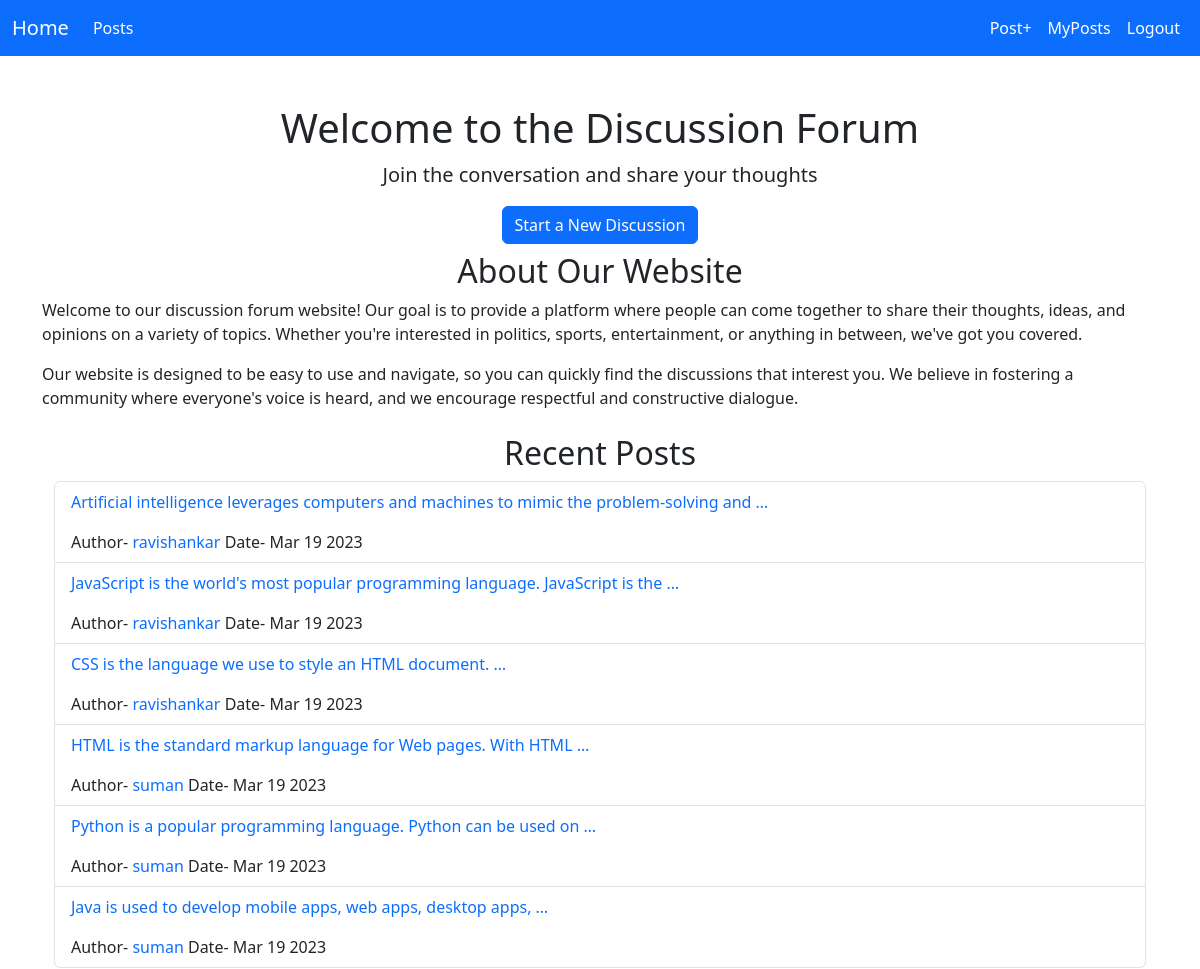
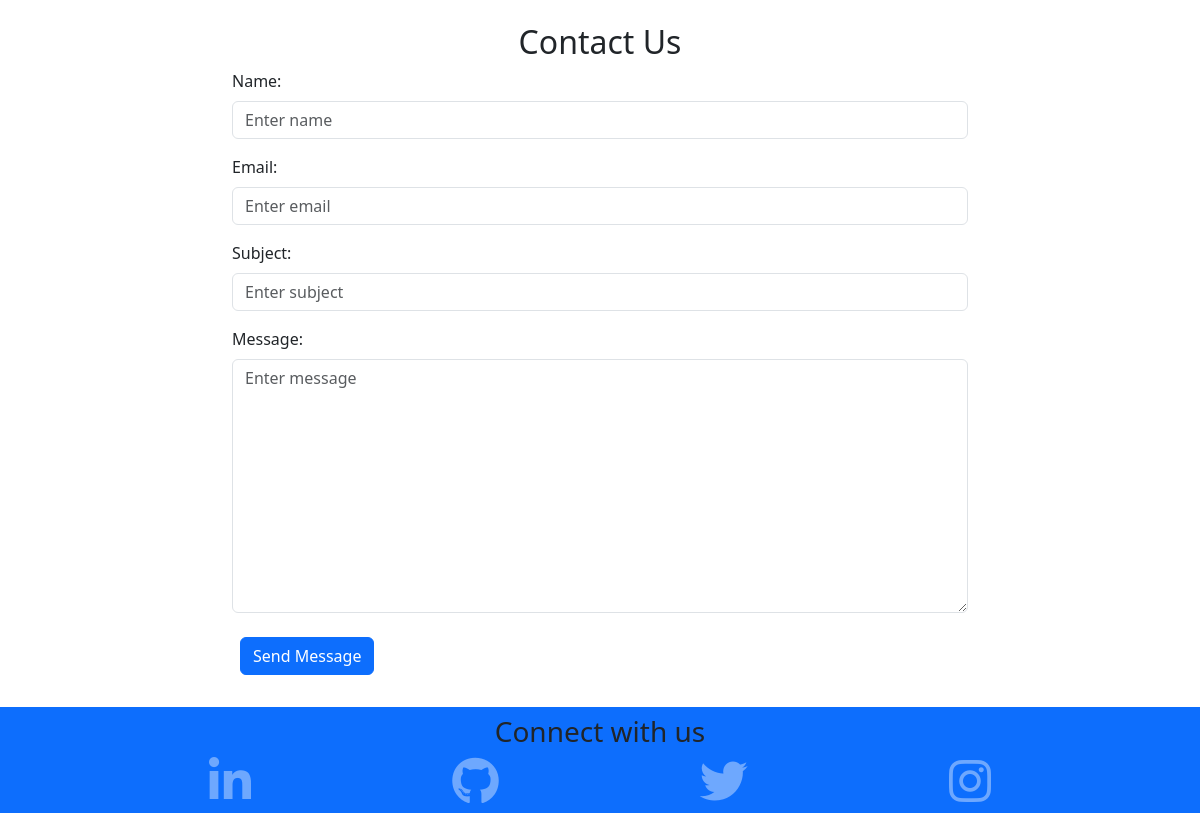
The app's page / (signed in) with its own data (2 pictures, top to bottom).
### discussion/models.py (models this page shows, shortened)
class Post(models.Model):
    title = models.CharField(max_length=255)
    url = models.URLField(default=None)
    description = models.TextField()
    image = models.ImageField(upload_to='images/', default=None)
    pub_date = models.DateTimeField(default=timezone.now)
    author = models.ForeignKey(User, on_delete=models.CASCADE)
    votes = models.IntegerField(default=1)
    def pub_date_pretty(self):
        return self.pub_date.strftime('%b %e %Y')

### forum/views.py (the view, shortened to what this page needs)
# urls.py: path('', views.home, name="home"),
def home(request):
    form = ContactForm()
    try:
        posts = Post.objects.order_by('-pub_date')[:6]
    except:
        pass
    return render(request, 'home.html', {'form': form, 'posts': posts})

### discussion/forms.py
class ContactForm(forms.ModelForm):
    class Meta:
        model = Contact
        fields = ['name', 'email', 'subject', 'message']
        widgets = {
            'name': forms.TextInput(attrs={'class': 'form-control my-2', 'placeholder': 'Enter name'},),
            'email': forms.EmailInput(attrs={'class': 'form-control my-2', 'placeholder': 'Enter email'},),
            'subject': forms.TextInput(attrs={'class': 'form-control my-2', 'placeholder': 'Enter subject'},),
            'message': forms.Textarea(attrs={'class': 'form-control my-2', 'placeholder': 'Enter message', },),
        }

### templates/home.html (shortened to what this page needs)
{% extends 'base.html' %}
{% block content %}
<div class="container">
  <div class="row mt-5">
    <div class="col-12 text-center">
      <h1>Welcome to the Discussion Forum</h1>
      <p class="lead">Join the conversation and share your thoughts</p>
      <a href="discussion" class="btn btn-primary">Start a New Discussion</a>
    </div>
    <div class="col-12 my-2">
      <h2 class="text-center">About Our Website</h2>
      <p class="text-wrap">Welcome to our discussion forum website! Our goal is to provide a platform where people can come together to share their thoughts, ideas, and opinions on a variety of topics. Whether you're interested in politics, sports, entertainment, or anything in between, we've got you covered.</p>
      <p class="text-wrap">Our website is designed to be easy to use and navigate, so you can quickly find the discussions that interest you. We believe in fostering a community where everyone's voice is heard, and we encourage respectful and constructive dialogue.</p>
    </div>
  </div>
  {% if posts %}
  <div class="container">
    <div class="col-12">
      <h2 class="text-center">Recent Posts</h2>
      <ul class="list-group">
        {% for post in posts %}
        <li class="list-group-item">
          <p class="text-wrap">
            <a class="text-decoration-none" href="{{post.url}}" target="_blank">{{post.title|truncatewords:11}}</a>
          </p>
          <span>
            Author- <a class="text-decoration-none" href="{% url 'discussion:userposts' post.author.id %}">{{ post.author.username }}</a>
          </span>
          <span>
            Date- {{ post.pub_date_pretty }}
          </span>
        </li>
        {% endfor %}
      </ul>
    </div>
  </div>
</div>
  {% endif %}
<section id="contact">
    <div class="container d-flex flex-wrap justify-content-center flex-column my-4">
      <div class="row center">
        <div class="col-lg-12 text-center">
          <h2>Contact Us</h2>
        </div>
      </div>
      <div class="row">
        <div class="col-lg-8 mx-auto">
          <form id="contact-form" method="POST" role="form">
            {{form.as_p}}
            <button type="submit" class="btn btn-primary btn-block m-2">Send Message</button>
          </form>
        </div>
      </div>
    </div>
</section>
{% endblock content %}

### records on screen
Post: title "Artificial intelligence leverages computers and machines to mimic the problem-solving and …", author.username "ravishankar", pub_date_pretty "Mar 19 2023"
Post: title "JavaScript is the world's most popular programming language. JavaScript is the …", author.username "ravishankar", pub_date_pretty "Mar 19 2023"
Post: title "CSS is the language we use to style an HTML document. …", author.username "ravishankar", pub_date_pretty "Mar 19 2023"
Post: title "HTML is the standard markup language for Web pages. With HTML …", author.username "suman", pub_date_pretty "Mar 19 2023"
Post: title "Python is a popular programming language. Python can be used on …", author.username "suman", pub_date_pretty "Mar 19 2023"
Post: title "Java is used to develop mobile apps, web apps, desktop apps, …", author.username "suman", pub_date_pretty "Mar 19 2023"
